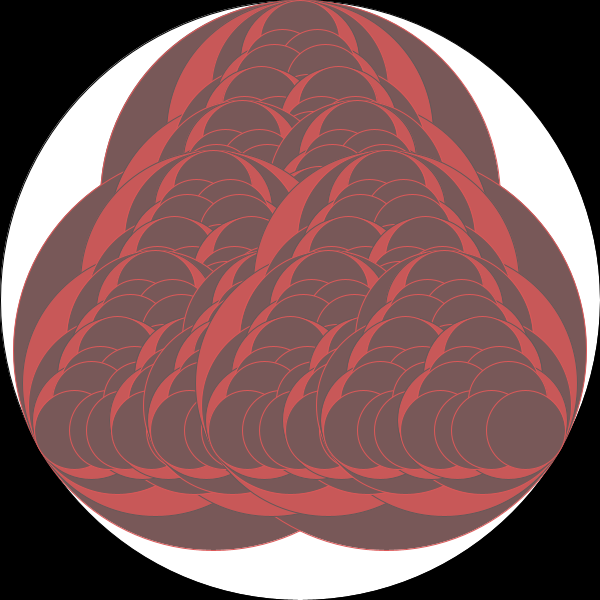
Frame 1 (no input)
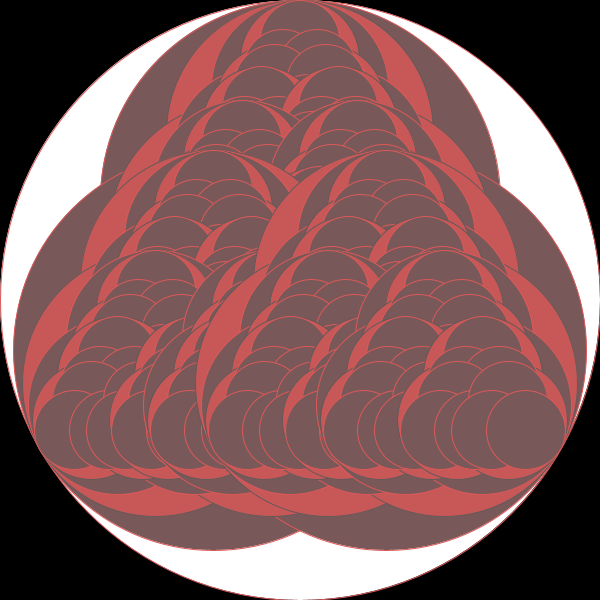
Frame 60 (the mouse pressed at the canvas centre just before this capture)
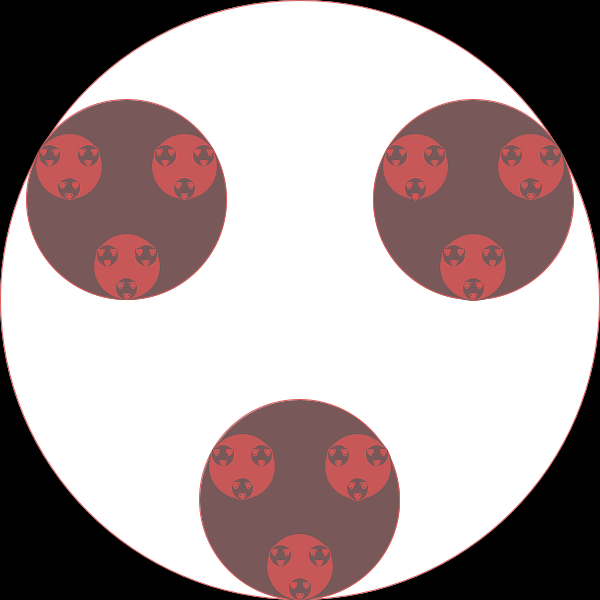
Frame 120 (the mouse held since frame 60 and released just before this capture)

The Processing sketch that drew these frames (run headless with seeded random() and noise(); from frame 60 on, the mouse is pressed at the canvas centre):

// Processing sketch: warmup
// ── warmup.pde
//Warmup Exercise
float a;
void setup() {
  size(600, 600);
}
void draw() {
    //black backgrounf
    background(0);
    smooth();
    fill(-1);
    /*translate the center of the screen (which is usually in the upper left corner)
    to the actual center of what pops up
    */
    translate(300, 300);
    
    //this is the moving left to right funcitonality
    rotate(radians(mouseX*(.6)));
    
    //the main circle
    ellipse(0, 0, width, height);
    
    //radius of the main circle
    float r1 = width/2;
    
    /*first call to recursive function
    takes in the position of mousey, the x + y of the center, 
    the radius, current is for color. col is useless
    */
    circle(mouseY, 0, 0, r1, 5, 200);
}


void circle(float mY, float x, float y, float rad, int curr, int col) {
    //every other iteration fills circles with a diff color
    if (curr%2 == 0) {
        fill(200, 88, 88);
        stroke(100, 88, 88);
    } else {
        fill(120, 88, 88);
        stroke(220, 88, 88);
    }
    
    float radi = mY; //radius of the current circle being drawn
    float ratio = rad * (width - mY)/(width*.75);
  
    float x0 = (rad - ratio/2) * cos(radians(270)) + x;
    float y0 = (rad - ratio/2) * sin(radians(270)) + y;
    ellipse(x0, y0, ratio, ratio);
  
    float x1 = (rad - ratio/2) * cos(radians(150)) + x;
    float y1 = (rad - ratio/2) * sin(radians(150)) + y;
    ellipse(x1, y1, ratio, ratio);
  
    float x2 = (rad - ratio/2) * cos(radians(30)) + x;
    float y2 = (rad - ratio/2) * sin(radians(30)) + y;
    ellipse(x2, y2, ratio, ratio);
  
    curr--;
    col -= 500;
    
    if (curr <= 5 && curr > 0) {
        circle(radi, x0, y0, ratio/2, curr, col);
        circle(radi, x1, y1, ratio/2, curr, col);
        circle(radi, x2, y2, ratio/2, curr, col);
    } else {
        return;
    }
}
